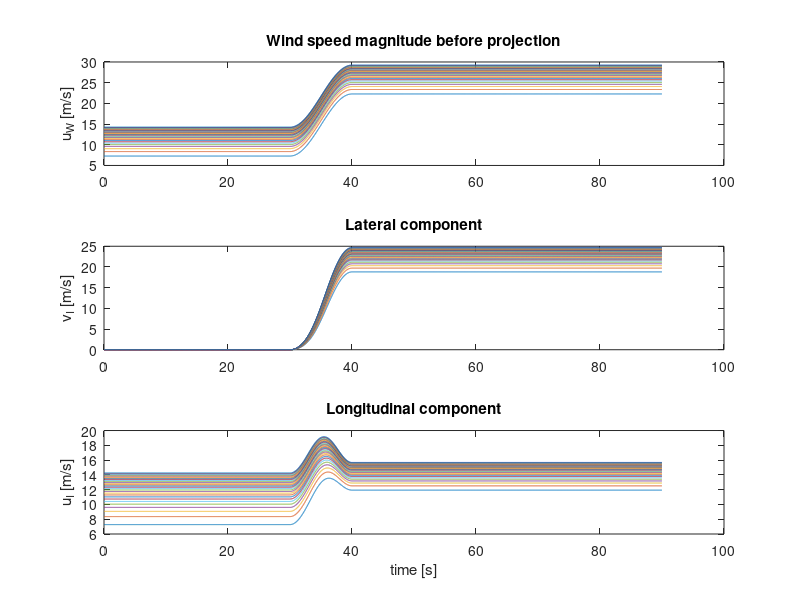

Recreate this plot in MATLAB. (Note: this script raises an error after producing the figure.)
%
%   [Description]
%   Script to generate an Extreme Coherent Gust with direction change (ECD)
%   according to IEC 61400-1.
%
%   [Notes]
%   ToDo-1: Do we need to adjust to TI-calculation?
%
%% Setup
clear all; close all; clc;

FileName = 'ECD_VrPlus2mps';

%% Preprocessing
% Time discretization
T           = 90;                   % [s]   total simulation time
dt          = 1/80;               	% [s]   simulation time step
t           = 0:dt:T-dt;            % [s]   simulation time vector

% Wind conditions at hub height
V_hub       = 12.5;                 % [m/s] mean wind speed at hub height: v_rated + 2/m/s 
t_start     = 30;                   % [s]   start time of gust event

% Rotor-plane grid definition
% Some variables required in the Type 4 wind: Bladed style
HubHeight   = 150;                  % [m]   hub height      
dy          = 10;                   % [m]   lateral spacing
dz          = 10;                   % [m]   vertical spacing
Ny          = 29;                   % [-]   number of grid points in lateral direction
Nz          = 29;                   % [-]   number of grid points in vertical direction
URef        = V_hub;                % [m/s] reference mean wind speed
zOffset     = HubHeight;            % [m]   reference height of the grid
z0          = 0.1;                  % [m]   the rougthness length, not really used

% The normal wind profile model (NWP - IEC 6.3.1.2)
alpha       = 0.2;                                  % [-]   shear exponent for NWP
z_hub       = HubHeight;
z           = [-(Nz-1)/2:1:(Nz-1)/2]*dz+HubHeight;  % [m]   vertical coordinates of the grid
V_z         = V_hub*(z/z_hub).^alpha;               % [m/s] mean wind profile at each vertical grid point

% Extreme coherent gust with direction change (ECD - IEC 6.3.2.5)
V_cg        = 15;       % [m/s] coherent gusut amplitude
T_gust      = 10;       % [s]   rise time of coherent gust

% Magnitude of ECD
u_W         = NaN(Nz, length(t));
for iTimeStep = 1:length(t)
    if (t(iTimeStep) < t_start)
        u_W(:,iTimeStep)    = V_z;
    elseif (t(iTimeStep) >= t_start) && (t(iTimeStep) <= t_start+T_gust)
        t_gust              = t(iTimeStep) - t_start;
        u_W(:,iTimeStep)    = V_z+0.5*V_cg*(1-cos(pi*t_gust/T_gust));
    else
        u_W(:,iTimeStep)    = V_z+V_cg;
    end
end

% Direction change of ECD
theta       = NaN(1, length(t));   
theta_cg    = ones(1, length(t)).*deg2rad((720/V_hub));     % [rad]

for iTimeStep   = 1:length(t)
    if (t(iTimeStep) < t_start)
        theta(iTimeStep)    = 0;
    elseif (t(iTimeStep) >= t_start) && (t(iTimeStep) <= t_start+T_gust)
        t_gust              = t(iTimeStep) - t_start;
        theta(iTimeStep)    = 0.5 * theta_cg(iTimeStep) * (1-cos(pi*t_gust/T_gust));
    else
        theta(iTimeStep)    = theta_cg(iTimeStep);
    end
end

% Transformation into inertial coordinate system
u_I = u_W.*repmat(cos(theta),Nz,1);     % longitudinal
v_I = u_W.*repmat(sin(theta),Nz,1);     % lateral

%% Plot and validate results
figure
subplot(311)
plot(t,u_W')
ylabel('u_W [m/s]')
title('Wind speed magnitude before projection')

subplot(312)
plot(t,v_I')
ylabel('v_I [m/s]')
title('Lateral component')

subplot(313) 
plot(t,u_I')
ylabel('u_I [m/s]')
xlabel('time [s]')
title('Longitudinal component')

%% Prepare output arrays for .wnd-file
SummVars(1) = HubHeight;    % HubHeight
SummVars(3) = URef;         % Mean wind speed at hub-height

velocity    = zeros(max(size(t)),3,Ny,Nz);  % [time, (u,v,w), y, z]
for iy = 1:Ny
    for iz = 1:Nz
        velocity(:,1,iy,iz) = u_I(iz,:);    % longitudinal component
        velocity(:,2,iy,iz) = v_I(iz,:);    % lateral component
        % velocity(:,3,iy,iz) = 0 (no vertical component)
    end
end

% Get turbulence intensity for .sum-file
% here we use std u for v and w components, to avoid dividing by zero
SummVars(4) = std(squeeze(velocity(:,1,1,1)))/URef*100;
SummVars(5) = std(squeeze(velocity(:,1,1,1)))/URef*100;     % ToDo: Do we need to include the lateral component?
SummVars(6) = std(squeeze(velocity(:,1,1,1)))/URef*100;

% Export rotor-plane wind field (.wnd + .sum) for OpenFAST
disp('Exporting rotor plane wind field as ".wnd" binary files...')
WriteBLgrid([FileName '.wnd'], velocity, dy, dz, dt, zOffset, z0, SummVars)

fileID    = fopen([FileName '.sum'],'w');
fprintf(fileID,'This summary file is not complete it only contains required information for the OpenFAST');
fprintf(fileID,'\n');
fprintf(fileID,'F        Clockwise rotation when looking downwind?\n');
fprintf(fileID,[num2str(SummVars(1)) '  Hub height [m] \n']);
fprintf(fileID,['UBar   =  ' num2str(SummVars(3)) ' m/s \n']);
fprintf(fileID,['TI(u)  =  ' num2str(SummVars(4)) ' %%\n']);
fprintf(fileID,['TI(v)  =  ' num2str(SummVars(5)) ' %%\n']);
fprintf(fileID,['TI(w)  =  ' num2str(SummVars(6)) ' %%\n']);
fprintf(fileID,['Height Offset =  ' num2str(0) ' m\n']);
fprintf(fileID,'Creating a PERIODIC output file.');
fclose(fileID);
